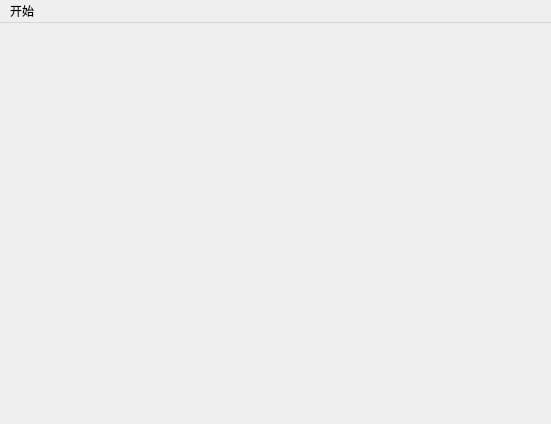
<?xml version="1.0" encoding="UTF-8"?>
<ui version="4.0">
 <class>MainScene</class>
 <widget class="QMainWindow" name="MainScene">
  <property name="geometry">
   <rect>
    <x>0</x>
    <y>0</y>
    <width>551</width>
    <height>424</height>
   </rect>
  </property>
  <property name="windowTitle">
   <string>MainScene</string>
  </property>
  <widget class="QWidget" name="centralWidget"/>
  <widget class="QMenuBar" name="menuBar">
   <property name="geometry">
    <rect>
     <x>0</x>
     <y>0</y>
     <width>551</width>
     <height>26</height>
    </rect>
   </property>
   <widget class="QMenu" name="menu">
    <property name="title">
     <string>开始</string>
    </property>
    <addaction name="actionQuit"/>
   </widget>
   <addaction name="menu"/>
  </widget>
  <action name="actionQuit">
   <property name="text">
    <string>退出</string>
   </property>
   <property name="iconText">
    <string>退出</string>
   </property>
  </action>
 </widget>
 <layoutdefault spacing="6" margin="11"/>
 <resources/>
 <connections/>
</ui>
